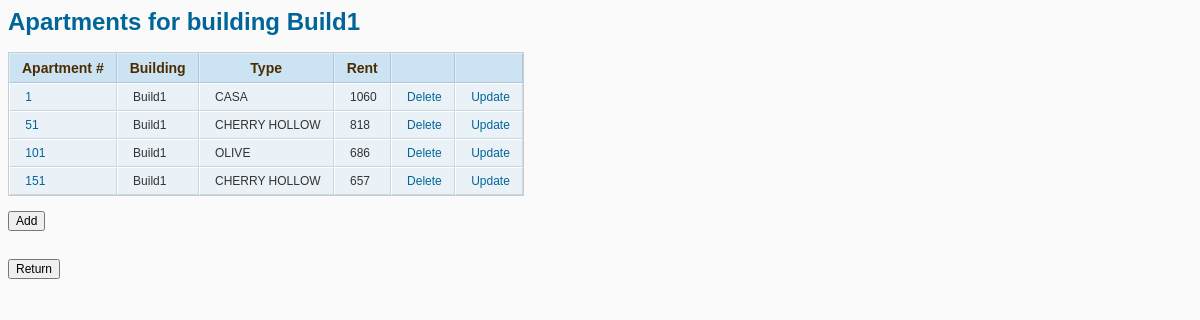
Page /apartments.php?buildingName=Build1 on the committed database.
### tables this page shows
CREATE TABLE IF NOT EXISTS `appartment` (
  `APT_NUMBER` int(11) NOT NULL,
  `BUILDING_NAME` varchar(100) NOT NULL,
  `APT_TYPE` varchar(100) NOT NULL,
  `RENTAL_FEES` float NOT NULL,
  PRIMARY KEY (`APT_NUMBER`,`BUILDING_NAME`),
  KEY `BUILDING_NAME` (`BUILDING_NAME`)
);

### Includes/db.php (called while the page is built, shortened)
<?php
class TenantDB extends mysqli {
    private static $instance = null;
    public static function getInstance() {
        if (!self::$instance instanceof self) {
            self::$instance = new self;
        }
        return self::$instance;
    }
    public function get_apartments_by_building($buildingName) {
        return $this->query("SELECT APT_NUMBER, BUILDING_NAME, APT_TYPE, RENTAL_FEES FROM appartment WHERE BUILDING_NAME =" . $buildingName);
    }
}
?>

### apartments.php (the view, shortened to what this page needs)
<html>
    <head>
        <link href="tma.css" type="text/css" rel="stylesheet" media="all" />
    </head>
    <body>
        <h1>
            Apartments for building <?php echo $_GET['buildingName']; ?>
        </h1>
        <table class="std">
            <tr>
                <th>Apartment #</th>
                <th>Building</th>
                <th>Type</th>
                <th>Rent</th>
                <th></th>
                <th></th>
            </tr>
            <?php
            require_once("Includes/db.php");
            $result = TenantDB::getInstance()->get_apartments_by_building("'" . $_GET['buildingName'] . "'");
            while ($row = mysqli_fetch_array($result)) {
                echo "<tr><td
                     style=\"cursor:pointer;color:#069\" onclick=\"location.href='tenants.php?aptNum="
                     . htmlentities($row['APT_NUMBER']) . "&buildingName=" . $_GET['buildingName'] .
                     "'\">&nbsp;" . htmlentities($row['APT_NUMBER']) . "</td>";
                echo "<td>&nbsp;" . htmlentities($row['BUILDING_NAME']) . "</td>";
                echo "<td>&nbsp;" . htmlentities($row['APT_TYPE']) . "</td>";
                echo "<td>&nbsp;" . htmlentities($row['RENTAL_FEES']) . "</td>";
                echo "<td>&nbsp;<a style=\"cursor:pointer;color:#069\" onclick=\"location.href='delete-apt.php?buildingName="
                     . htmlentities($row['BUILDING_NAME']) . "&aptNum=" . htmlentities($row['APT_NUMBER']) . "'\">Delete</a></td>";
                echo "<td>&nbsp;<a style=\"cursor:pointer;color:#069\" onclick=\"location.href='update-apt.php?buildingName="
                     . htmlentities($row['BUILDING_NAME']) . "&aptNum=" . htmlentities($row['APT_NUMBER']). "&aptType="
                     . htmlentities($row['APT_TYPE']) . "&amount=" . htmlentities($row['RENTAL_FEES'])
                     . "'\">Update</a></td></tr>\n";
            }
            ?>
        </table>
        <form name="AddApt" action="add-apt.php" method="post">
            <input type="submit" style="cursor:pointer" value="Add" />
        </form>
        <br/><br/>
        <form name="goBack" action="buildings.php">
            <input type="submit" style="cursor:pointer" value="Return" />
        </form>
    </body>
</html>

### tma.css (style rules this page uses)
body { font-family: arial, helvetica; font-size: 12px; background-color: #fafafa; }
input { font-family: arial, helvetica; font-size: 12px; }
td { font-family: arial, helvetica; font-size: 12px; }
th { font-family: arial, helvetica; font-size: 14px; }
h1 { font-family: arial, helvetica; font-size: 24px; color: #069; }
form { margin: 0; padding: 0; }
a { color: #069; }
table.std { margin-bottom: 15px; border-collapse: separate; border-spacing: 0px; border: 1px solid #ccc; *border-collapse: expression('separate', cellSpacing = '0px'); }
table.std th { background-color: #cbe3f3; padding: 6px 12px; color: #4c2c00; font-weight: bold; border-bottom: 1px solid #acc7dd; border-right: 1px solid #acc7dd; border-top: 1px solid #dceffd; border-left: 1px solid #dceffd; }
table.std td { padding: 6px 12px; border-bottom: 1px solid #c7d8e5; border-right: 1px solid #c7d8e5; border-top: 1px solid #fff; border-left: 1px solid #fff; color:#333; background-color: #eaf1f7; }

### rows in the picture
appartment: APT_NUMBER "1", BUILDING_NAME "Build1", APT_TYPE "CASA", RENTAL_FEES "1060"
appartment: APT_NUMBER "51", BUILDING_NAME "Build1", APT_TYPE "CHERRY HOLLOW", RENTAL_FEES "818"
appartment: APT_NUMBER "101", BUILDING_NAME "Build1", APT_TYPE "OLIVE", RENTAL_FEES "686"
appartment: APT_NUMBER "151", BUILDING_NAME "Build1", APT_TYPE "CHERRY HOLLOW", RENTAL_FEES "657"

### other values in the picture
$_GET['buildingName'] "Build1"
